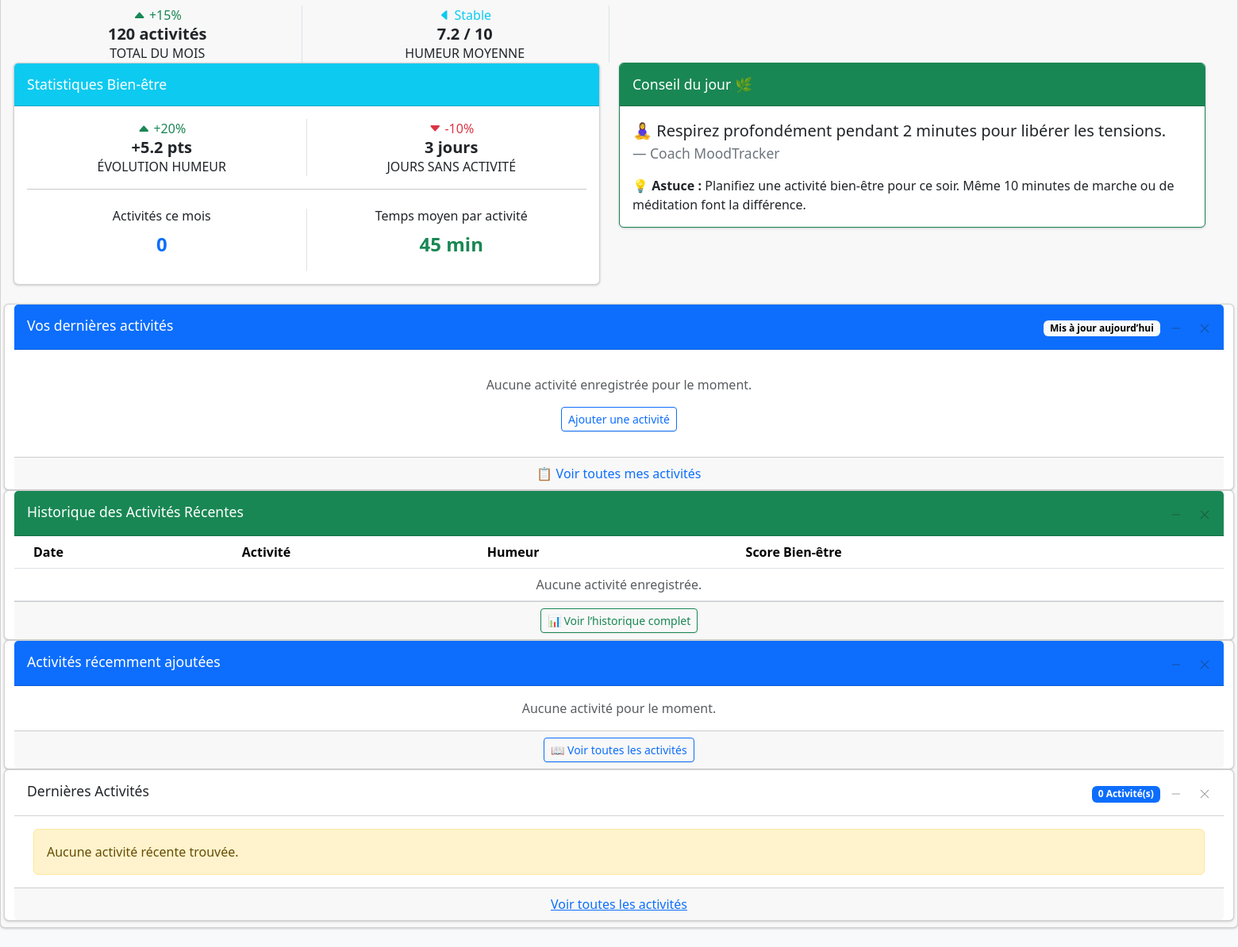
The page /dashboard/ (signed in, lower part) on the database as committed earlier.
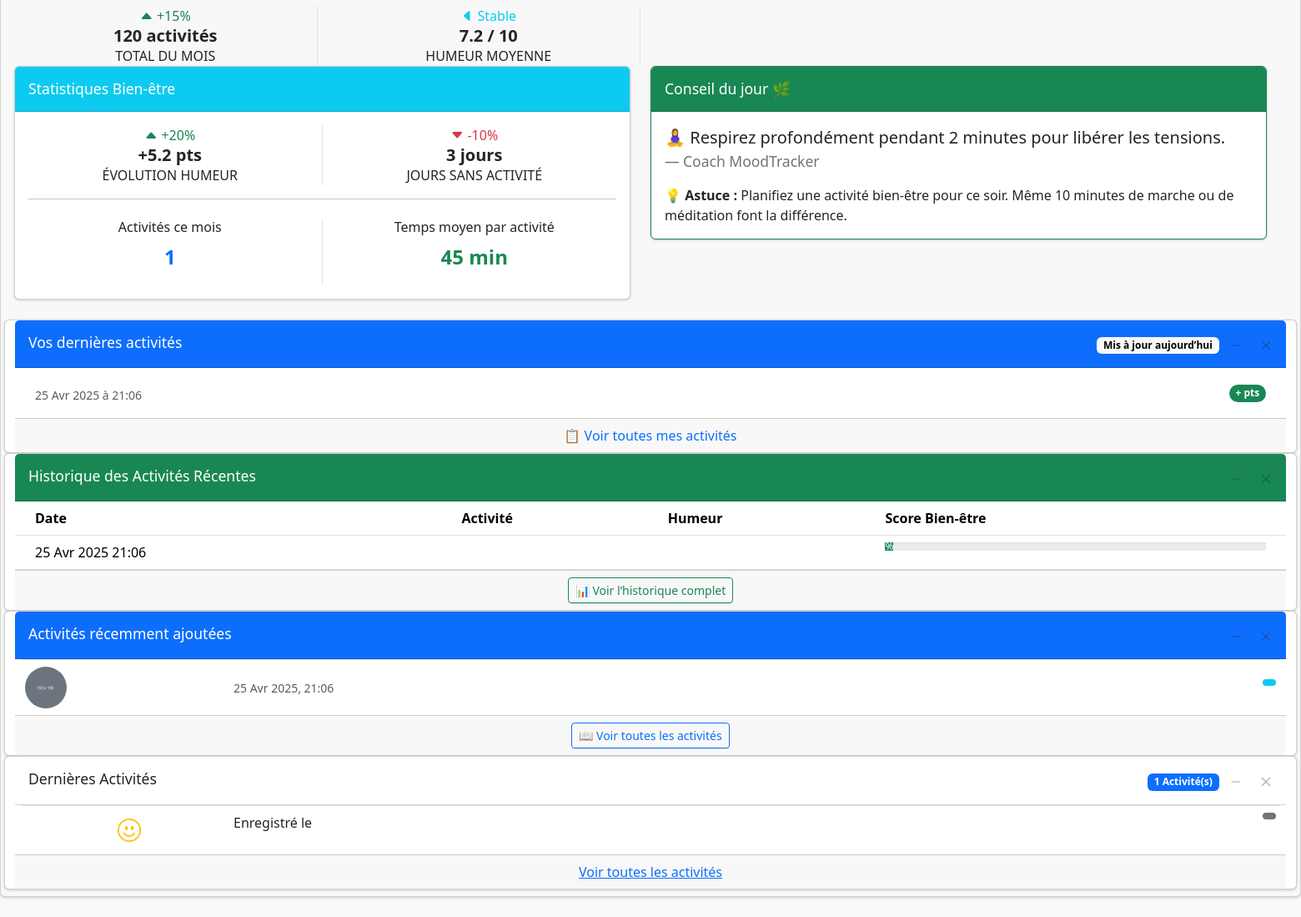
The same page on the database as committed later.
### activities/models.py (models this page shows, shortened)
class ActiviteBienEtre(models.Model):
    mood = models.CharField(max_length=100)
    activity = models.TextField()
    comment = models.TextField(blank=True, null=True)
    date = models.DateTimeField(auto_now_add=True)
    utilisateur = models.ForeignKey(User, on_delete=models.CASCADE)

### activities/views.py (the view)
# urls.py: path('dashboard/', views.dashboard, name='dashboard'),
@login_required
def dashboard(request):
    activites = ActiviteBienEtre.objects.filter(utilisateur=request.user)
    return render(request, 'dashboard/base_dashboard.html', {'activites': activites})

### activities/templates/dashboard/base_dashboard.html (shortened to what the changed rows need)
<!DOCTYPE html>
{% load static %}
<html lang="fr">
  <head>
    <link
      rel="stylesheet"
      href="https://cdn.jsdelivr.net/npm/@fontsource/source-sans-3@5.0.12/index.css"
    />
    <link
      rel="stylesheet"
      href="https://cdn.jsdelivr.net/npm/overlayscrollbars@2.10.1/styles/overlayscrollbars.min.css"
    />
    <link
      rel="stylesheet"
      href="https://cdn.jsdelivr.net/npm/bootstrap-icons@1.11.3/font/bootstrap-icons.min.css"
    />
    <link rel="stylesheet" href="{% static 'adminlte/dist/css/adminlte.css' %}" />
    <link
      rel="stylesheet"
      href="https://cdn.jsdelivr.net/npm/apexcharts@3.37.1/dist/apexcharts.css"
    />
  </head>
  <body class="layout-fixed sidebar-expand-lg bg-body-tertiary">
    <div class="app-wrapper">
              <div class="card mb-4">
                <div class="card-footer">
                  <div class="row">
<div class="row">
  <div class="col-md-6">
    <div class="card mb-4">
      <div class="card-body">
        <div class="row mt-4">
          <div class="col-md-6 text-center border-end">
            <h6>Activités ce mois</h6>
            <p class="fw-bold text-primary fs-4">{{ activites|length }}</p>
          </div>
        </div>
      </div>
    </div>
  </div>
</div>
<div class="card">
  <div class="card-body p-2">
    {% if activites %}
      <ul class="list-group list-group-flush">
        {% for activite in activites|slice:":6" %}
          <li class="list-group-item d-flex justify-content-between align-items-center">
            <div>
              <small class="text-muted">{{ activite.date|date:"d M Y" }} à {{ activite.date|time:"H:i" }}</small>
            </div>
            <span class="badge bg-success rounded-pill">+ {{ activite.points }} pts</span>
          </li>
        {% endfor %}
      </ul>
    {% else %}
      <div class="text-center py-4">
        <p class="text-muted">Aucune activité enregistrée pour le moment.</p>
        <a href="{% url 'ajouter_activite' %}" class="btn btn-outline-primary btn-sm">Ajouter une activité</a>
      </div>
    {% endif %}
  </div>
</div>
<div class="card">
  <div class="card-body p-0">
    <div class="table-responsive">
      <table class="table table-hover m-0">
        <thead>
          <tr>
            <th>Date</th>
            <th>Activité</th>
            <th>Humeur</th>
            <th>Score Bien-être</th>
          </tr>
        </thead>
        <tbody>
          {% for activite in activites|slice:":7" %}
          <tr>
            <td>{{ activite.date|date:"d M Y H:i" }}</td>
            <td>{{ activite.nom }}</td>
            <td>
            </td>
            <td>
              <div class="progress progress-sm">
                <div class="progress-bar bg-success" style="width: {{ activite.points }}%">
                  {{ activite.points }}%
                </div>
              </div>
            </td>
          </tr>
          {% empty %}
          <tr>
            <td colspan="4" class="text-center text-muted">Aucune activité enregistrée.</td>
          </tr>
          {% endfor %}
        </tbody>
      </table>
    </div>
  </div>
</div>
<div class="card">
  <div class="card-body p-0">
    <div class="px-2">
      {% for activite in activites|slice:":4" %}
      <div class="d-flex border-top py-2 px-1 align-items-center">
        <div class="col-2">
          <img
            src="{% static 'adminlte/dist/assets/img/default-150x150.png' %}"
            alt="Activité"
            class="img-size-50 rounded-circle"
          />
        </div>
        <div class="col-10">
          <a href="{% url 'mes_activites' %}" class="fw-bold d-block text-dark">
            <span class="badge float-end
              {% if activite.humeur == 'Heureux' %}
                text-bg-success
              {% elif activite.humeur == 'Triste' %}
                text-bg-danger
              {% else %}
                text-bg-info
              {% endif %}
            ">
            </span>
          </a>
          <div class="text-muted small">{{ activite.date|date:"d M Y, H:i" }}</div>
        </div>
      </div>
      {% empty %}
      <p class="text-center text-muted m-3">Aucune activité pour le moment.</p>
      {% endfor %}
    </div>
  </div>
</div>
<div class="card">
  <div class="card-header">
    <div class="card-tools">
      <span class="badge text-bg-primary">{{ activites|length }} Activité(s)</span>
      <button type="button" class="btn btn-tool" data-lte-toggle="card-collapse">
        <i data-lte-icon="collapse" class="bi bi-dash-lg"></i>
      </button>
      <button type="button" class="btn btn-tool" data-lte-toggle="card-remove">
        <i class="bi bi-x-lg"></i>
      </button>
    </div>
  </div>
  <div class="card-body p-0">
    <div class="px-2">
      {% if activites.exists %}
        {% for activite in activites|slice:":4" %}
          <div class="d-flex border-top py-2 px-1">
            <div class="col-2 d-flex align-items-center justify-content-center">
              <i class="bi bi-emoji-smile fs-3 text-warning"></i>
            </div>
            <div class="col-10">
              <a href="{% url 'mes_activites' %}" class="fw-bold">
                <span class="badge float-end
                  {% if activite.humeur == 'Heureux' %}text-bg-success{% elif activite.humeur == 'Triste' %}text-bg-danger{% else %}text-bg-secondary{% endif %}">
                </span>
              </a>
              <div class="text-truncate">
                Enregistré le {{ activite.date_creation|date:"d M Y H:i" }}
              </div>
            </div>
          </div>
        {% endfor %}
      {% else %}
        <div class="alert alert-warning m-3">
          Aucune activité récente trouvée.
        </div>
      {% endif %}
    </div>
  </div>
</div>

Rows that differ between the two databases and show on the page:
added ActiviteBienEtre: date "25 Avr 2025", date "21:06", date "25 Avr 2025 21:06", date "25 Avr 2025, 21:06"
Other text that changed with them:
{{ activites|length }}: "0" → "1"
text no longer shown: "Aucune activité enregistrée pour le moment. Ajouter une activité Aucune activité enregistrée. Aucune activité pour le moment. Aucune activité récente trouvée."
